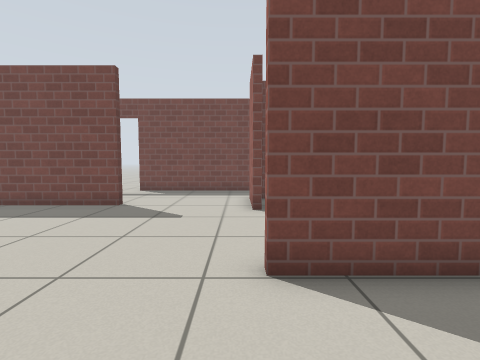
View 1 (above)

15 first-person views from a walk through a world built for the Gazebo simulator. The camera is 0.8 m above the floor, tilts 4° down and sees 85° across. The floor is counted in squares, 0.5 m on a side. Each view is taken from the middle of a square. On the plan, view 1 faces up. The plan holds only what a view shows up to about 14 squares ahead; the rest is blank. Simple patterns stand in for the simulator's built-in surfaces.

View 2
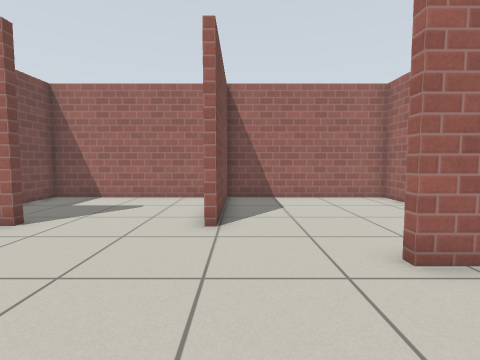

View 3
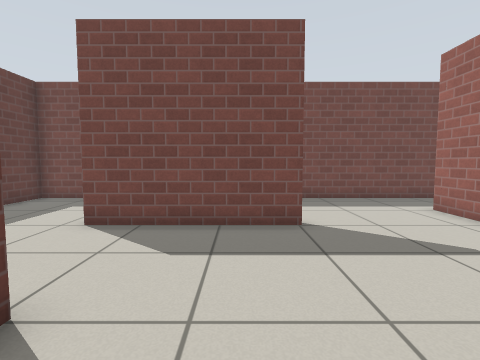

View 4
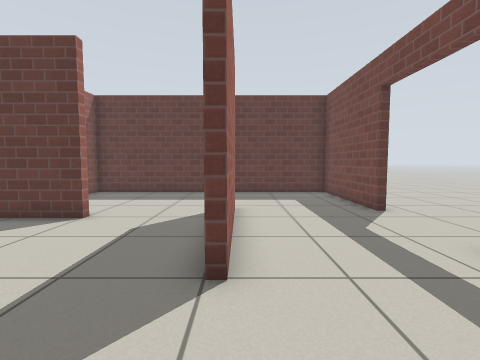

View 5
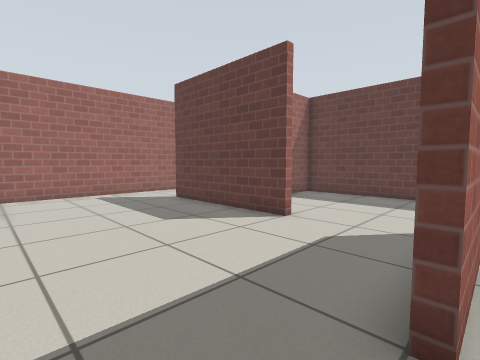

View 6
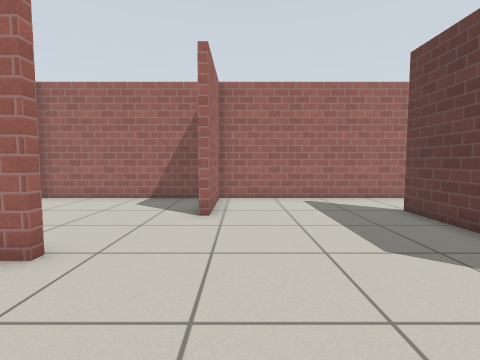

View 7
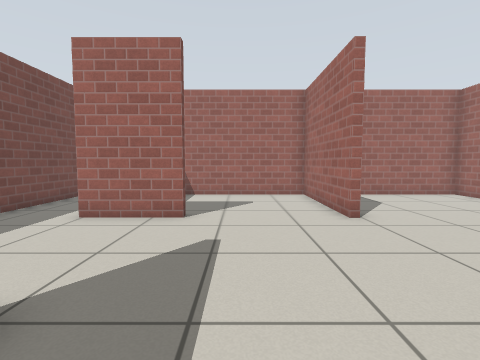

View 8
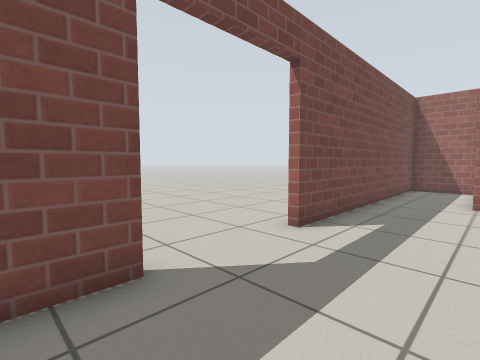

View 9
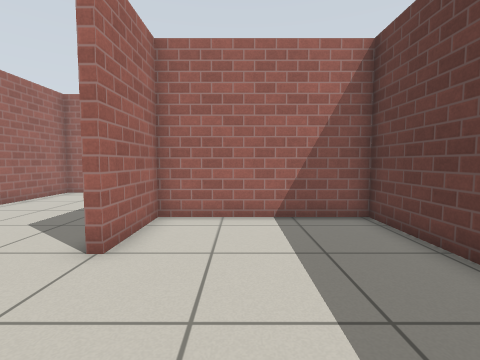

View 10
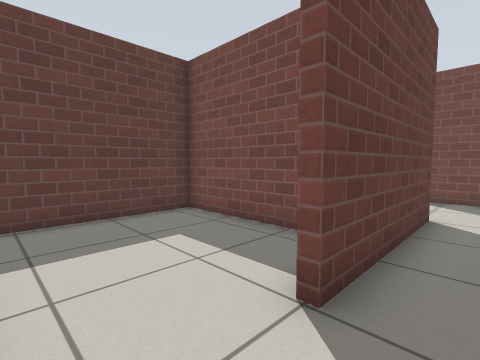

View 11
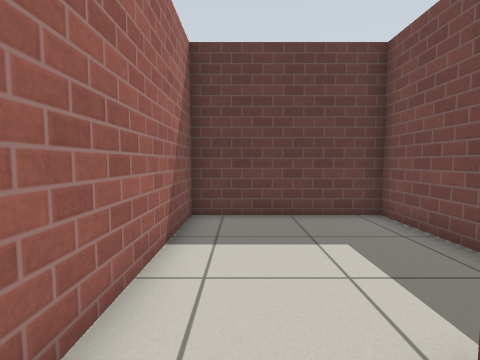

View 12
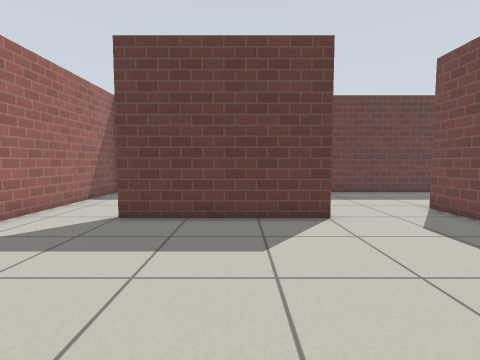

View 13
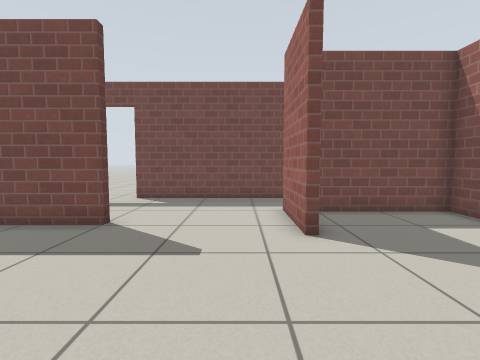

View 14
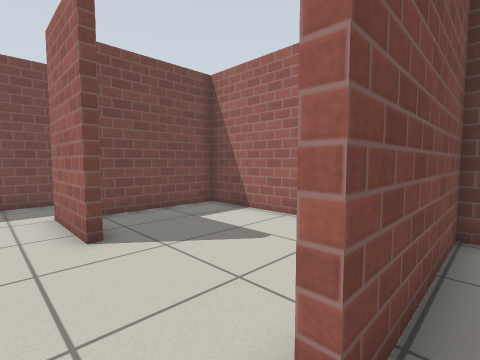

View 15
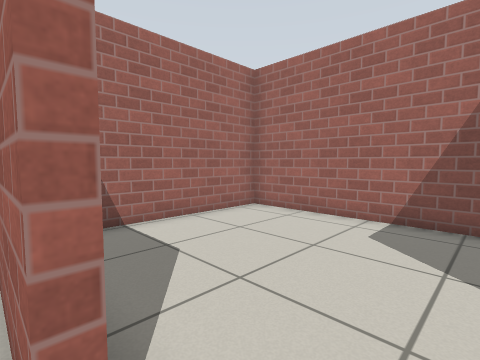

### Floor plan
Ten units are one square. View 1 is at (0, 0); x grows to the right and y downward. Boxes are objects, and circles mark ways between rooms. Rooms are numbered by the first view taken in them; rooms with no view inside come last. Other rooms are left out.
<svg viewBox="-152 -155 214 194">
<path fill="none" stroke="#000" d="M-12 34 57 34 57 -36 4 -36 4 -39M-44 -95 -100 -95M-89 -98 -44 -98M4 -85 4 -116M-94 -144 -147 -144 -147 -25 -86 -25 -86 -56 -83 -56 -83 4M4 -39 16 -39M-75 34 -21 34 -21 -4M57 -119 57 -144 -56 -144M-83 4 -87 4M-102 -22 -147 -22 -147 34 -75 34M16 -39 57 -39 57 -113 9 -113"/>
<circle cx="-8" cy="-25" r="3" fill="#2a7"/>
<circle cx="-80" cy="20" r="3" fill="#2a7"/>
<circle cx="10" cy="-65" r="3" fill="#2a7"/>
<text x="20" y="0">1</text>
<text x="-60" y="-80">2</text>
<text x="-110" y="10">3</text>
<text x="30" y="-80">4</text>
</svg>
Room 1 opens to room 2. Room 2 opens to room 3. Room 2 opens to room 4.

Where each view was taken, in squares from view 1:
view 1: 0 up, 0 right, facing up
view 2: 3 up, 6 left, facing right
view 3: 3 up, 6 left, facing up
view 4: 10 up, 1 left, facing left
view 5: 10 up, 2 left, facing down-left
view 6: 8 up, 3 left, facing down
view 7: 7 up, 7 left, facing right
view 8: 11 up, 11 left, facing up-right
view 9: 10 up, 11 left, facing down
view 10: 3 down, 7 left, facing up-left
view 11: 2 down, 7 left, facing left
view 12: 3 up, 1 left, facing left
view 13: 3 up, 1 left, facing up
view 14: 3 up, 1 left, facing up-right
view 15: 4 up, 1 left, facing down-right
